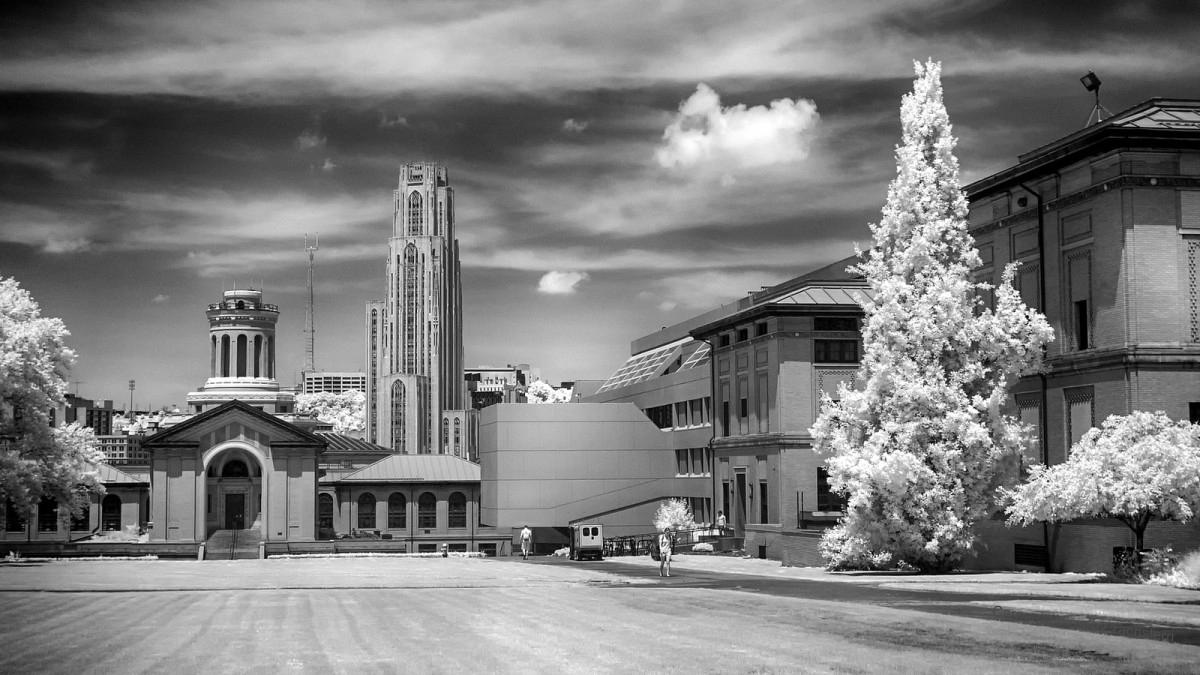
#> input picture HW-3/CMU_Grayscale.png, 1200 x 675 px
$ python stchaudh_HW3_Programming.py
#> lines starting #> are read from the running program, lines starting #| are printed output that depends on the picture
import numpy as np
import cv2
import matplotlib.pyplot as plt

img = cv2.imread('CMU_Grayscale.png', cv2.IMREAD_GRAYSCALE)
#> img is the input picture: shape (675, 1200); min 0, max 255, mean 125.7
U, Sigma, Vt = np.linalg.svd(img, full_matrices=False)
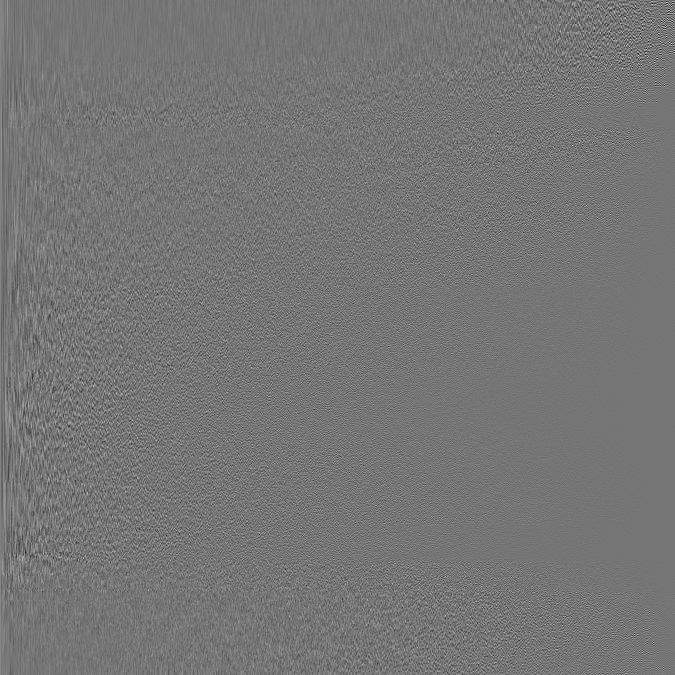
#> U: shape (675, 675) float64; min -0.36, max 0.417, mean 5.02e-05; drawn with min black and max white
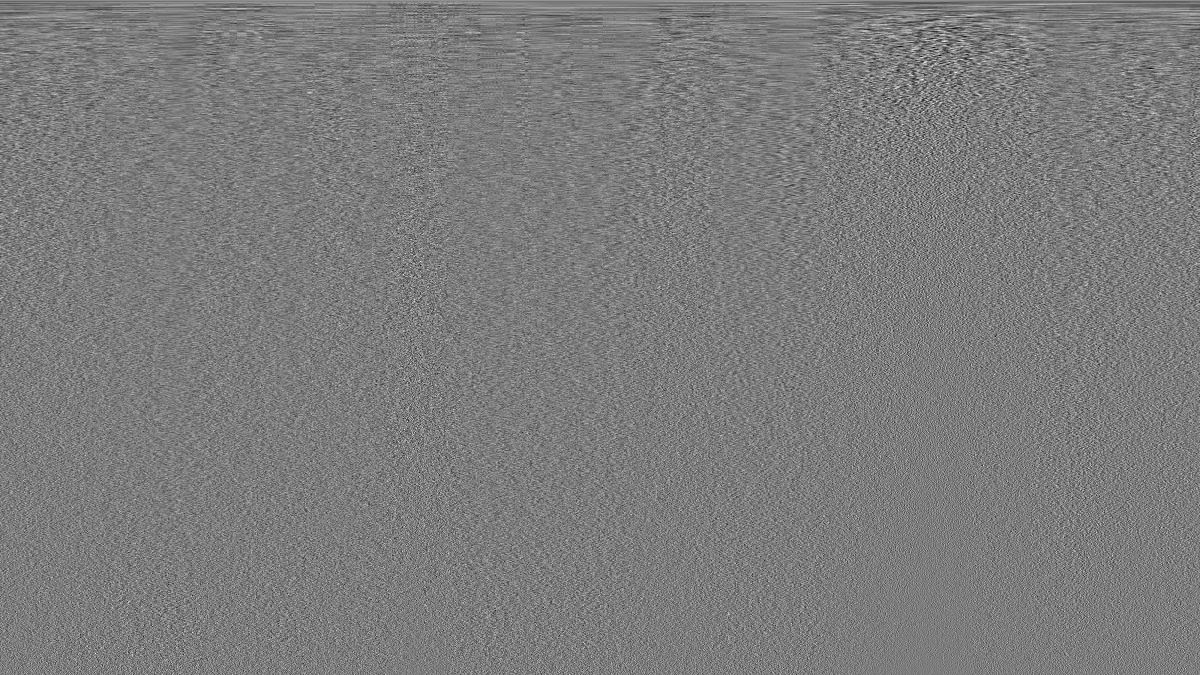
#> Vt: shape (675, 1200) float64; min -0.187, max 0.195, mean 3.41e-05; drawn with min black and max white
#> Sigma = 675 values, max 116912.6 at index 0, min 8.26 at index 674, mean 807

def compression(cr):
#> called with cr = 0.5
    n = int(1 / (cr))
    k = int((img.shape[0] * img.shape[1]) / (n * (1 + img.shape[0] + img.shape[1])))
#> k = 215
    Uk = U[:, :k]
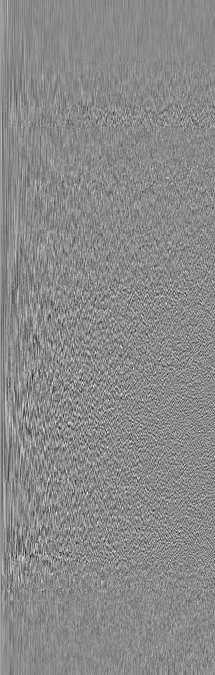
#> Uk: shape (675, 215) float64; min -0.283, max 0.241, mean 0.00016; drawn with min black and max white
    Sigmak = np.diag(Sigma[:k])
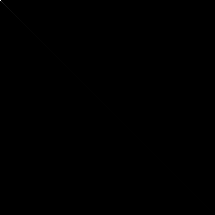
#> Sigmak: shape (215, 215) float64; min 0, max 116912.6, mean 10.2; drawn with min black and max white
    Vt_k = Vt[:k, :]
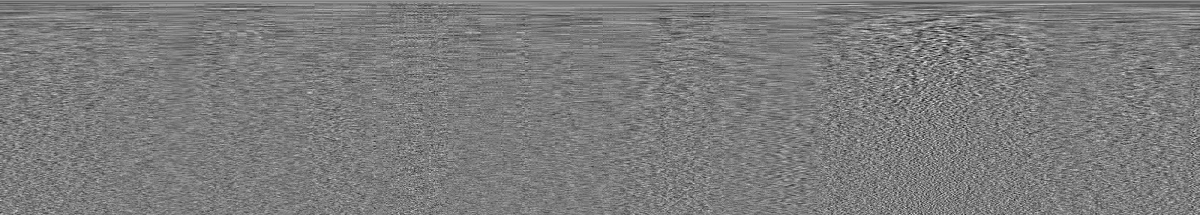
#> Vt_k: shape (215, 1200) float64; min -0.187, max 0.195, mean 0.000109; drawn with min black and max white
    compressed_image = np.dot(np.dot(Uk, Sigmak), Vt_k)
    storage= (Uk.size + Sigmak.size + Vt_k.size)
#> storage = 449350
    print(f'Number of singular values for compression level {cr} are {k}, and storage used is {storage}')
#| Number of singular values for compression level 0.5 are 215, and storage used is 449350
    return compressed_image, k

# Original image
plt.subplot(2,2,1)
plt.imshow(img, cmap='gray')
plt.title('Original Image')

# 50%
compressed_image,n = compression(0.5)
#> n = 215
plt.subplot(2,2,2)
plt.imshow(compressed_image, cmap='gray')
plt.title(f'Compression Level: 50% and {n} Singular Values')

# 10%
compressed_image,n = compression(0.1)
#> call 2 of compression, with cr = 0.1
#> in compression (call 2), `compressed_image = np.dot(np.dot(Uk, Sigmak), Vt_k)`:
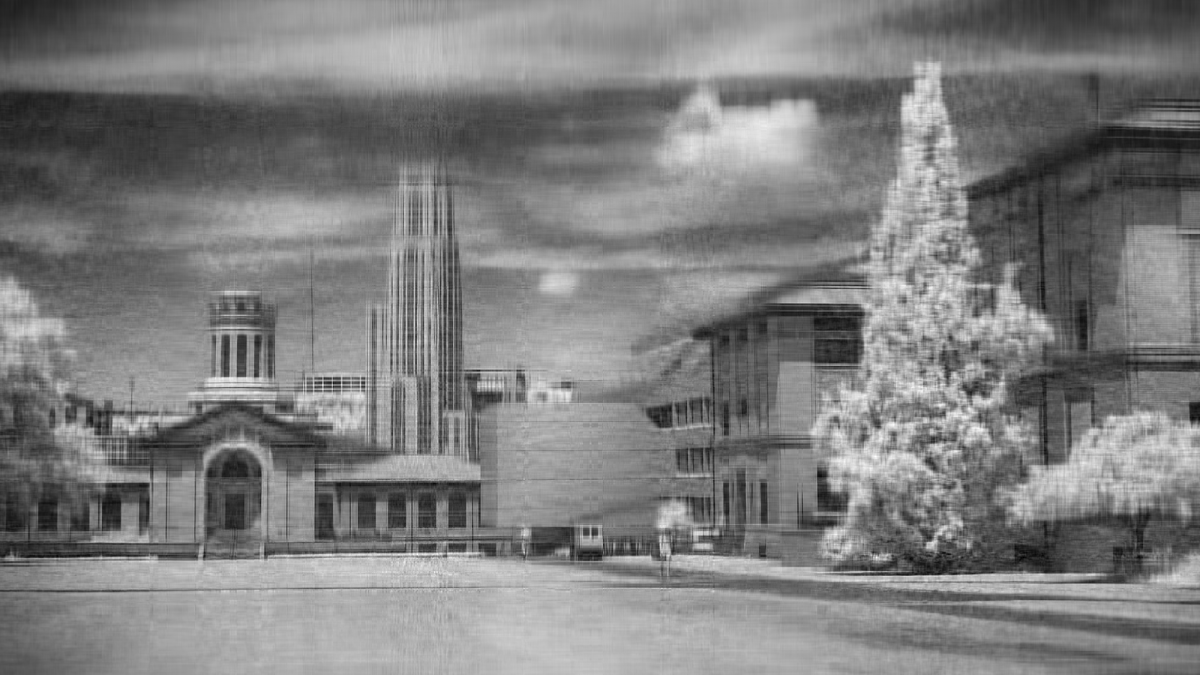
#> compressed_image: shape (675, 1200) float64; min -39.72, max 293.6, mean 125.7; drawn with min black and max white
#| Number of singular values for compression level 0.1 are 43, and storage used is 82474
#> n = 43
plt.subplot(2,2,3)
plt.imshow(compressed_image, cmap='gray')
plt.title(f'Compression Level: 90% and {n} Singular Values')

# 5%
compressed_image,n = compression(0.05)
#> call 3 of compression, with cr = 0.05
#> in compression (call 3), `compressed_image = np.dot(np.dot(Uk, Sigmak), Vt_k)`:
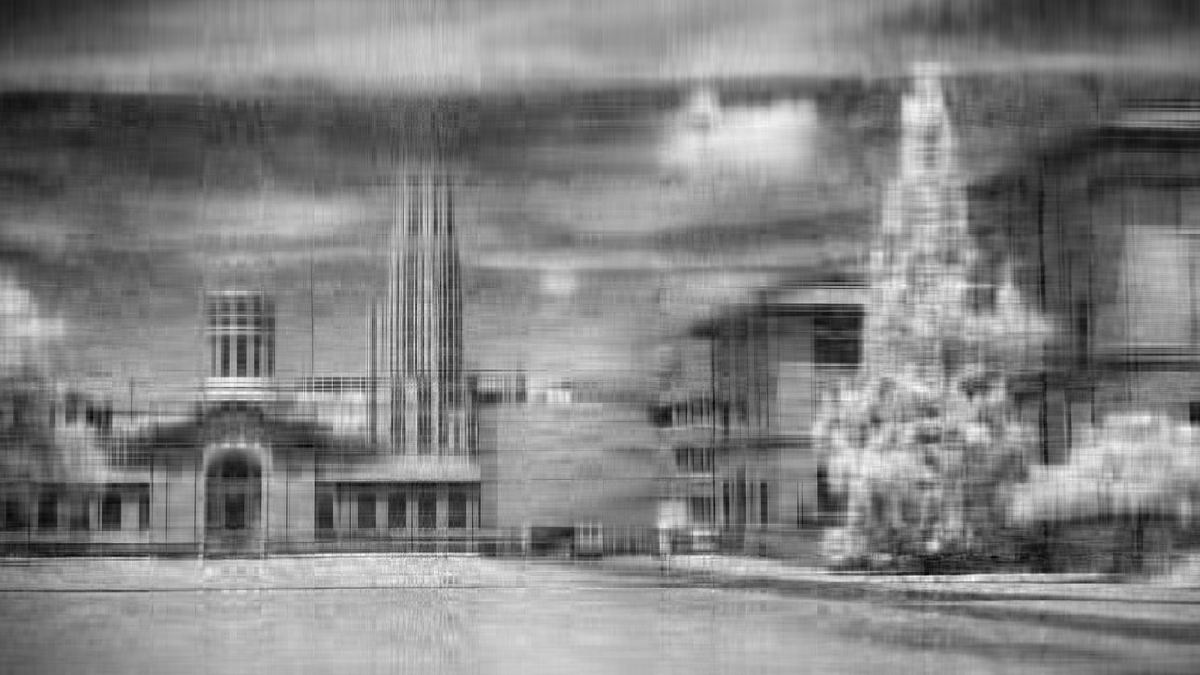
#> compressed_image: shape (675, 1200) float64; min -30.95, max 275.6, mean 125.7; drawn with min black and max white
#| Number of singular values for compression level 0.05 are 21, and storage used is 39816
#> n = 21
plt.subplot(2,2,4)
plt.imshow(compressed_image, cmap='gray')
plt.title(f'Compression Level: 95% and {n} Singular Values')

plt.show()
